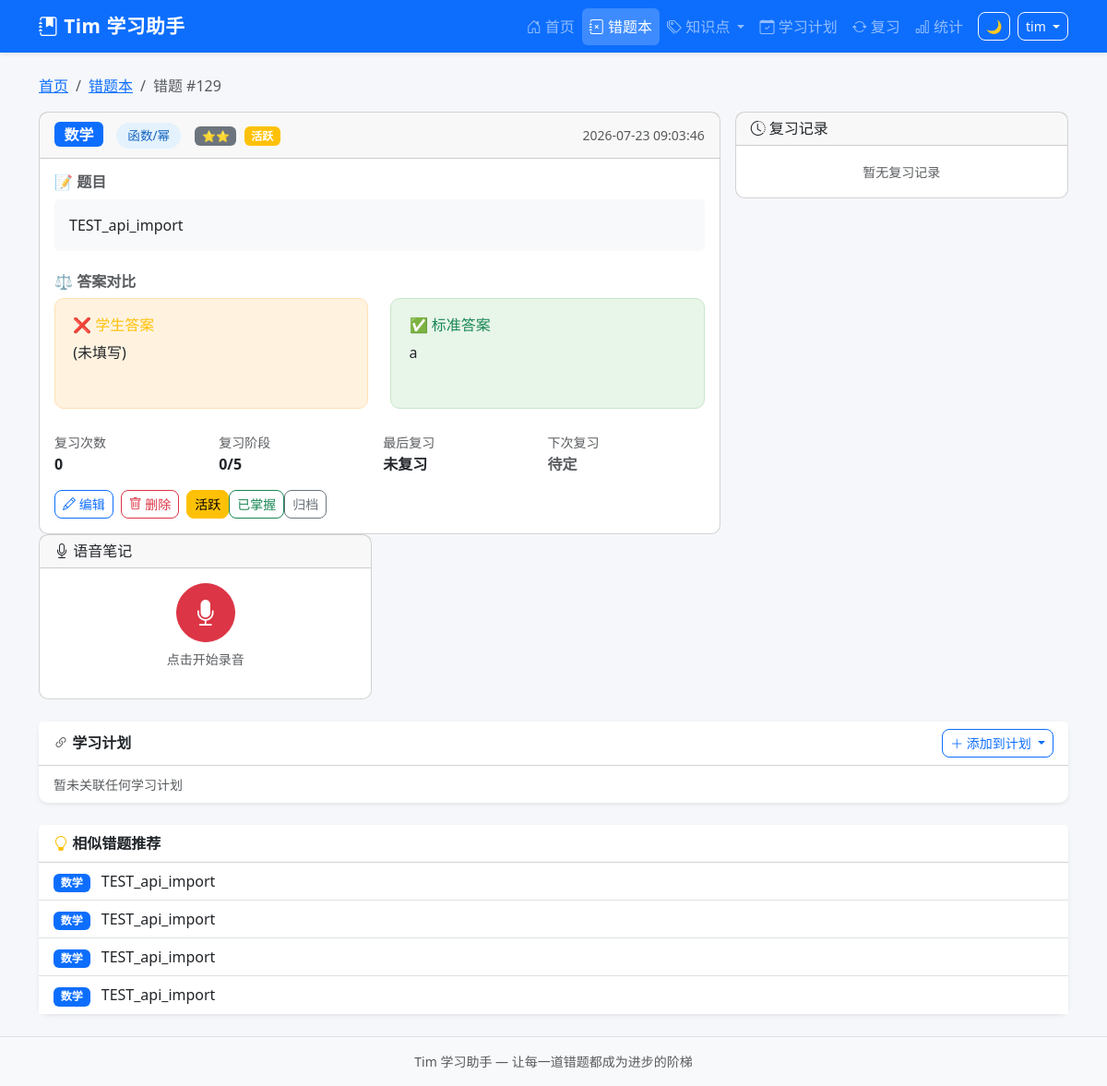
Before: /questions/129 (signed in) with the older database file.
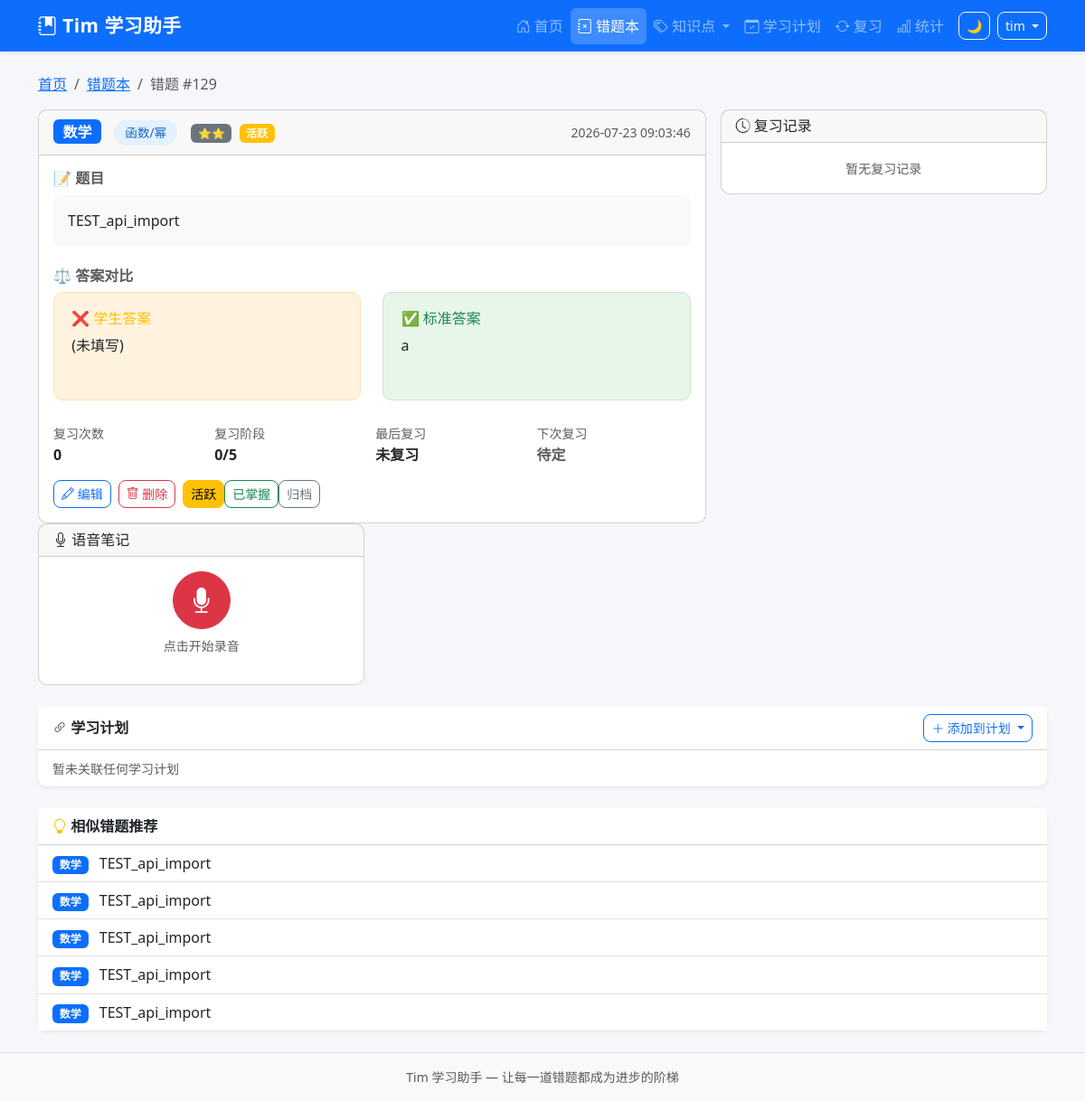
After: the same page with the newer database file.
### tables this page shows
CREATE TABLE mistake_records (
            id INTEGER PRIMARY KEY AUTOINCREMENT,
            uuid TEXT NOT NULL,
            sys_platform TEXT NOT NULL DEFAULT 'web',
            bstudio_create_time TIMESTAMP DEFAULT CURRENT_TIMESTAMP,
            xueke TEXT NOT NULL,
            timu TEXT NOT NULL,
            xueshengdaan TEXT DEFAULT '',
            zhengquedaan TEXT DEFAULT '',
            cuowufenxi TEXT DEFAULT '',
            zhishidian TEXT DEFAULT '',
            difficulty INTEGER DEFAULT 1,
            review_count INTEGER DEFAULT 0,
            last_review_at TIMESTAMP,
            next_review_at TIMESTAMP,
            review_stage INTEGER DEFAULT 0,
            review_algorithm TEXT DEFAULT 'sm2',
            status TEXT DEFAULT 'active',
            updated_at TIMESTAMP DEFAULT CURRENT_TIMESTAMP
        , voice_data TEXT DEFAULT '');

### app.py (the view)
@app.route('/questions/<int:question_id>',)
@login_required
def question_detail(question_id):
    question = query_db(
        'SELECT * FROM mistake_records WHERE id = ? AND 1=1',
        (question_id,), one=True
    )
    if not question:
        flash('错题不存在', 'danger')
        return redirect(url_for('question_list',))
    question = dict(question)
    for field in ('timu', 'zhengquedaan', 'xueshengdaan', 'cuowufenxi'):
        if question.get(field):
            question[field] = question[field].replace('\\$', '$')
    images = query_db(
        'SELECT * FROM mistake_images WHERE mistake_id = ? ORDER BY id',
        (question_id,)
    )
    reviews = query_db(
        '''SELECT * FROM review_logs
           WHERE mistake_id = ? AND 1=1
           ORDER BY created_at DESC LIMIT 10''',
        (question_id,)
    )
    similar = []
    kp = question['zhishidian'] or ''
    if kp:
        similar = query_db(
            'SELECT id, timu, xueke FROM mistake_records WHERE zhishidian=? AND id!=? ORDER BY id DESC LIMIT 5',
            (kp, question_id)
        )
    similar = rows_to_dicts(similar)
    for s in similar:
        s['timu_plain'] = strip_latex(s['timu'])
    linked_plans = query_db(
        '''SELECT sp.* FROM study_plans sp
           JOIN plan_mistakes pm ON sp.id = pm.plan_id
           WHERE pm.mistake_id = ? AND sp.status NOT IN ('deleted','cancelled')
           ORDER BY sp.priority DESC''',
        (question_id,)
    )
    all_plans = query_db(
        "SELECT id, title FROM study_plans WHERE status NOT IN ('deleted','cancelled') ORDER BY title",
        ()
    )
    resp = make_response(render_template('question_detail.html',
        question=question,
        images=images,
        reviews=reviews,
        similar=similar,
        linked_plans=linked_plans,
        all_plans=all_plans))
    return set_uuid_cookie(resp, g.user_uuid)

### app.py (called while the page is built, shortened)
@app.after_request
def add_security_headers(resp):
    resp.headers['X-Frame-Options'] = 'DENY'
    resp.headers['X-Content-Type-Options'] = 'nosniff'
    resp.headers['Referrer-Policy'] = 'strict-origin-when-cross-origin'
    return resp

@app.before_request
def csrf_check():
    if 'csrf_token' not in session:
        session['csrf_token'] = str(uuid_mod.uuid4())
    if request.method in ('GET', 'HEAD', 'OPTIONS'):
        return

def login_required(f):
    @wraps(f)
    def decorated(*a, **kw):
        if 'user_id' not in session:
            return redirect(url_for('login', next=request.path))
        return f(*a, **kw)
    return decorated

@app.before_request
def before_request():
    g.user_uuid = get_or_create_uuid()
    g.username = session.get('username', '')

### database.py (called while the page is built)
def get_db():
    conn = sqlite3.connect(Config.DATABASE_PATH, timeout=5)
    conn.row_factory = sqlite3.Row
    conn.execute("PRAGMA foreign_keys = ON")
    conn.execute("PRAGMA journal_mode = WAL")
    return conn

def rows_to_dicts(rows):
    return [dict(r) for r in rows]

### templates/question_detail.html (shortened to what the changed rows need)
{% extends "base.html" %}
{% block content %}
{% if similar %}
<div class="row mt-4">
    <div class="col-12">
        <div class="card border-0 shadow-sm">
            <div class="card-body p-0">
                <div class="list-group list-group-flush">
                    {% for s in similar %}
                    <a href="{{ url_for('question_detail', question_id=s['id']) }}" class="list-group-item list-group-item-action py-2">
                        <span class="badge bg-primary me-2">{{ s['xueke'] }}</span>
                        {{ s.get('timu_plain', s['timu'][:60]) }}
                    </a>
                    {% endfor %}
                </div>
            </div>
        </div>
    </div>
</div>
{% endif %}
{% endblock %}

Changed rows visible on the page:
added mistake_records: xueke "数学", get "TEST_api_import"
